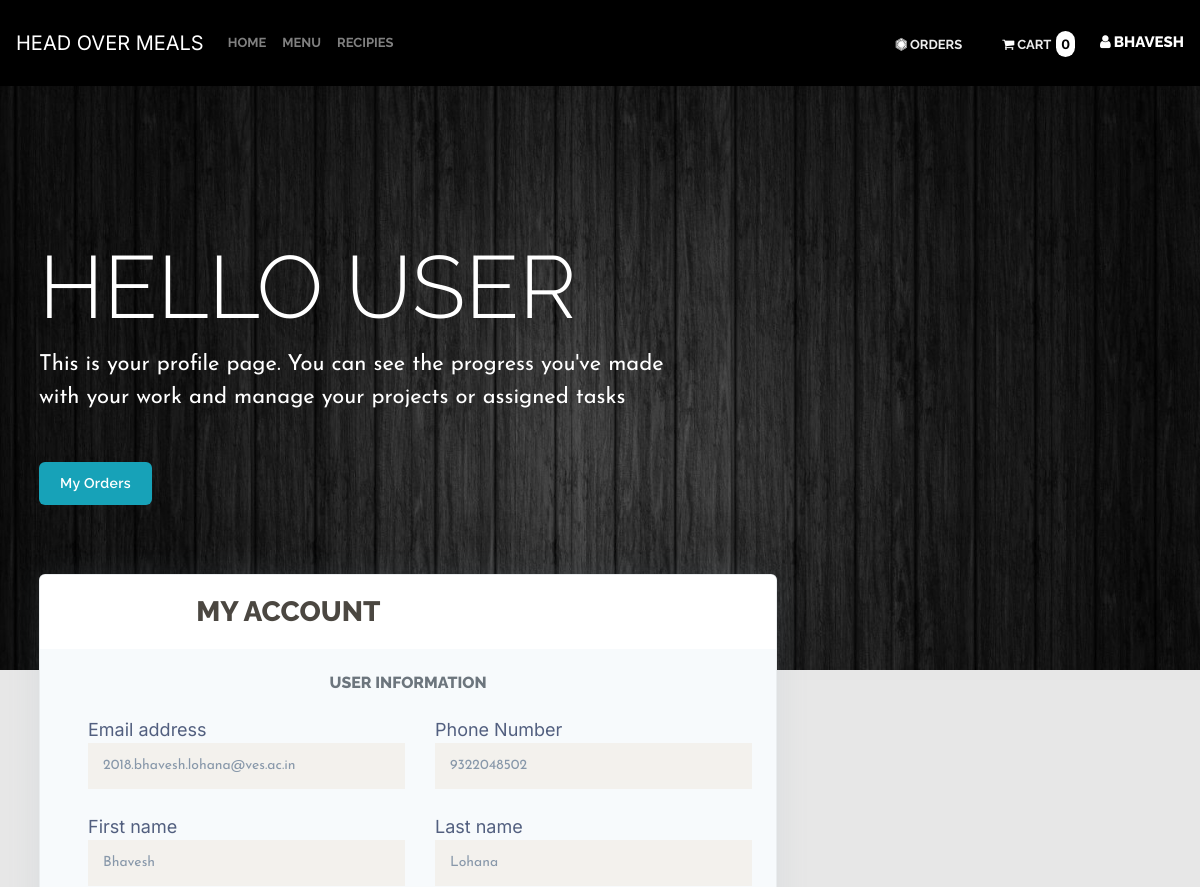
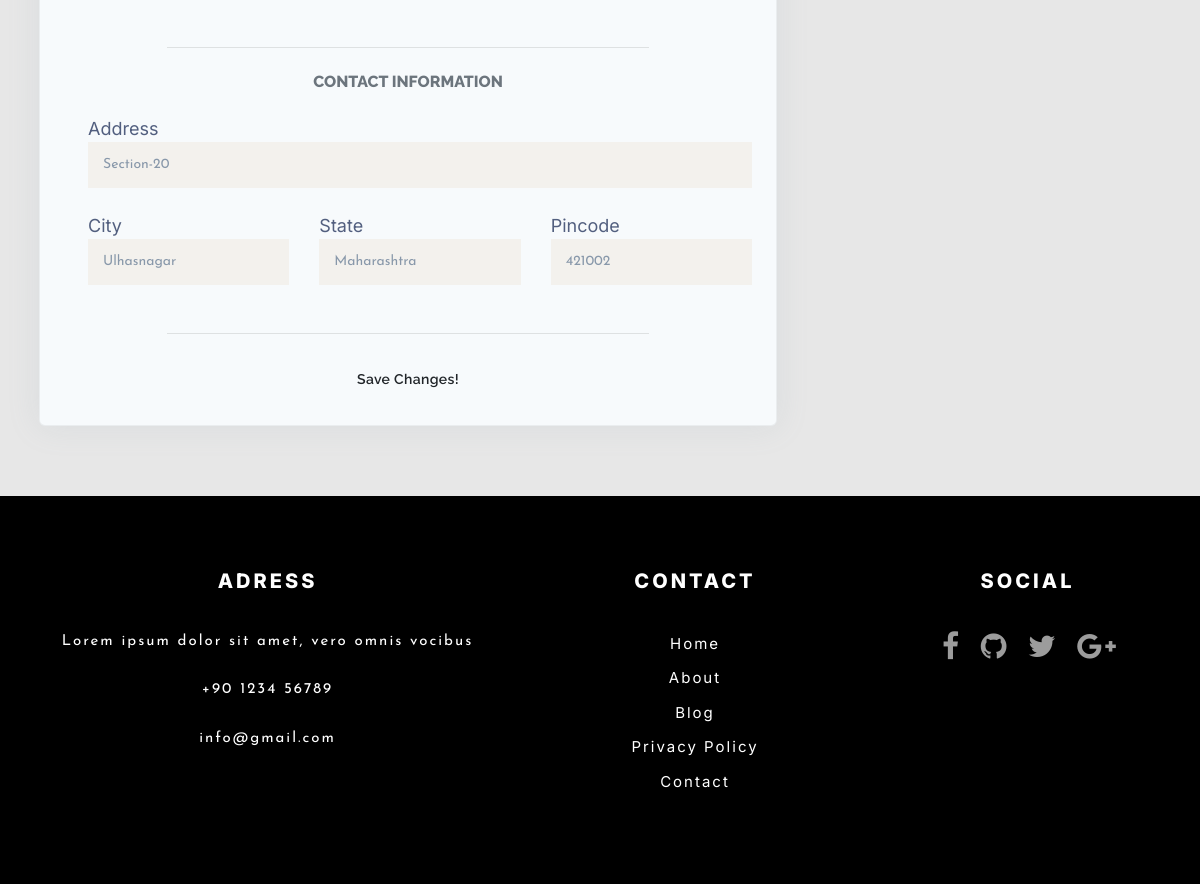
Page /profile.php (signed in) on the committed database (2 pictures, top to bottom).
### tables this page shows
CREATE TABLE `customer` (
  `c_id` int(5) NOT NULL,
  `c_email` varchar(40) NOT NULL,
  `c_password` varchar(15) NOT NULL,
  `c_fname` varchar(10) NOT NULL,
  `c_lname` varchar(10) NOT NULL,
  `c_street` varchar(25) NOT NULL,
  `c_city` varchar(25) NOT NULL,
  `c_state` varchar(25) NOT NULL,
  `c_pincode` int(6) NOT NULL,
  `c_phone_number` bigint(12) NOT NULL
);

### profile.php (the view, shortened to what this page needs)
<?php
$conn=mysqli_connect("localhost", "bhavesh", "test123", "foodorderingsite");
    $getQuery="SELECT * from customer where c_id='{$_SESSION["user_id"]}'";
    $result = mysqli_query($conn, $getQuery);
    $user = mysqli_fetch_array($result, MYSQLI_ASSOC);
?>
<!DOCTYPE html>
<html>
<head>
<link rel="stylesheet" href="css/dropdown.css">
    <link rel="stylesheet" type="text/css" href="css/styles.css">
    <link rel="stylesheet" href="https://maxcdn.bootstrapcdn.com/bootstrap/4.5.2/css/bootstrap.min.css">
    <link rel="stylesheet" href="https://stackpath.bootstrapcdn.com/font-awesome/4.7.0/css/font-awesome.min.css">
    <link rel="stylesheet" type="text/css" href="css/plugin.css">
    <link rel="stylesheet" type="text/css" href="css/main.css">
    <link rel="stylesheet" type="text/css" href="css/menu_main.css">
    <link rel="stylesheet" type="text/css" href="css/profile.css">
</head>
<body>
  <?php include('navbar.php'); ?>
  <div class="main-content" style="background-color: #e7e7e7;">
    <div class="header pb-8 pt-5 pt-lg-8 d-flex align-items-center" style="min-height: 600px; background-image: url('images/profileback.png'); background-size: cover; background-position: center top;">
      <div class="container-fluid d-flex align-items-center">
        <div class="row">
          <div class="col-lg-7 col-md-10">
            <h1 class="display-2 text-white" style="text-align: left;">Hello User</h1>
            <p class="text-white mt-0 mb-5">This is your profile page. You can see the progress you've made with your work and manage your projects or assigned tasks</p>
            <a href="order.php" class="btn btn-info">My Orders</a>
          </div>
        </div>
      </div>
    </div>
    <div class="container-fluid mt--7">
      <div class="row">
        <div class="col-xl-8 order-xl-1">
          <div class="card bg-secondary shadow">
            <div class="card-header bg-white border-0">
              <div class="row align-items-center">
                <div class="col-8">
                  <h3 class="mb-0">My account</h3>
                </div>
              </div>
            </div>
            <div class="card-body">
              <form method="POST" action="<?php echo $_SERVER['PHP_SELF']; ?>">
                <h6 class="heading-small text-muted mb-4">User information</h6>
                <div class="pl-lg-4">
                  <div class="row">
                    <div class="col-lg-6">
                      <div class="form-group">
                        <label class="form-control-label" for="input-email">Email address</label>
                        <input type="email" id="input-email" name="email" class="form-control form-control-alternative" value="<?php echo $user['c_email']; ?>">
                      </div>
                    </div>
                    <div class="col-lg-6">
                      <div class="form-group focused">
                        <label class="form-control-label" for="input-number">Phone Number</label>
                        <input type="number" id="input-number" name="number" class="form-control form-control-alternative" placeholder="Phone Number" value="<?php echo $user['c_phone_number']; ?>">
                      </div>
                    </div>
                  </div>
                  <div class="row">
                    <div class="col-lg-6">
                      <div class="form-group focused">
                        <label class="form-control-label" for="input-first-name">First name</label>
                        <input type="text" id="input-first-name" name="fname" class="form-control form-control-alternative" placeholder="First name" value="<?php echo $user['c_fname']; ?>">
                      </div>
                    </div>
                    <div class="col-lg-6">
                      <div class="form-group focused">
                        <label class="form-control-label" for="input-last-name">Last name</label>
                        <input type="text" id="input-last-name" name="lname" class="form-control form-control-alternative" placeholder="Last name" value="<?php echo $user['c_lname']; ?>">
                      </div>
                    </div>
                  </div>
                </div>
                <hr class="my-4">
                <h6 class="heading-small text-muted mb-4">Contact information</h6>
                <div class="pl-lg-4">
                  <div class="row">
                    <div class="col-md-12">
                      <div class="form-group focused">
                        <label class="form-control-label" for="input-address">Address</label>
                        <input id="input-address" name="street" class="form-control form-control-alternative" placeholder="Home Address" value="<?php echo $user['c_street']; ?>" type="text">
                      </div>
                    </div>
                  </div>
                  <div class="row">
                    <div class="col-lg-4">
                      <div class="form-group focused">
                        <label class="form-control-label" for="input-city">City</label>
                        <input type="text" id="input-city" name="city" class="form-control form-control-alternative" placeholder="City" value="<?php echo $user['c_city']; ?>">
                      </div>
                    </div>
                    <div class="col-lg-4">
                      <div class="form-group focused">
                        <label class="form-control-label" for="input-country">State</label>
                        <input type="text" id="input-country" name="state" class="form-control form-control-alternative" placeholder="State" value="<?php echo $user['c_state']; ?>">
                      </div>
                    </div>
                    <div class="col-lg-4">
                      <div class="form-group">
                        <label class="form-control-label" for="input-country">Pincode</label>
                        <input type="number" id="input-postal-code" name="pincode" class="form-control form-control-alternative" placeholder="Pincode" value="<?php echo $user['c_pincode']; ?>">
                      </div>
                    </div>
                  </div>
                </div>
                <hr class="my-4">
                <div class="text-center">
                  <a href="#"><button class="btn">Save Changes!</button></a>
                </div>
              </form>
            </div>
          </div>
        </div>
      </div>
    </div>
  </div>
  <?php include('footer.php'); ?>
</body>
</html>

### css/styles.css (style rules this page uses)
* { padding: 0; margin: 0; box-sizing: border-box; font-family: 'Inter', sans-serif; }
hr { width: 70%; margin: auto; border: 0; height: 1px; background-image: linear-gradient(to right, rgba(0, 0, 0, 0), rgba(0, 0, 0, 0.75), rgba(0, 0, 0, 0)); }

### css/main.css (style rules this page uses)
* { margin: 0px; padding: 0px; box-sizing: border-box; }
body, html { height: 100%; }
input { outline: none; border: none; }
label { margin: 0; display: block; }
button { outline: none !important; border: none; background: transparent; }
::placeholder { color: black; transition: all 1s; }

### css/menu_main.css (style rules this page uses)
body { height: 100%; overflow-y: scroll; -webkit-overflow-scrolling: touch }
h1, h2, h3, h4, h5, h6, .h1, .h2, .h3, .h4, .h5, .h6 { font-family: raleway, sans-serif; text-transform: uppercase; color: #4b4741; text-align: center; font-weight: 800 }
p { font-family: josefin sans, sans-serif; color: #828281; font-size: 22px }
a, a:hover { text-decoration: none }
html { text-rendering: optimizeLegibility!important; -webkit-font-smoothing: antialiased!important }
.form-group { font-family: josefin sans, sans-serif }
.form-group label { font-size: 18px; font-weight: 400 }
.form-group input, .form-group textarea { border-radius: 0; border: none!important; -webkit-box-shadow: none!important; -moz-box-shadow: none!important; box-shadow: none!important; background-color: #f3f1ed; padding: 10px 15px }
.btn { border-radius: 0; border: none; font-family: raleway, sans-serif; text-transform: uppercase; letter-spacing: 1px; font-weight: 700; padding: 10px 15px }
.main-content { padding: 70px 0 }
input, textarea { outline: 0 }
.slick-slide, .slick-list, .slick-active, button, input, textarea { outline: 0 }

### rows in the picture
customer: email "2018.bhavesh.lohana@ves.ac.in", number "9322048502", fname "Bhavesh", lname "Lohana", street "Section-20", city "Ulhasnagar", state "Maharashtra", pincode "421002"

### other values in the picture
$GLOBALS['count'] "0"
$_SESSION["user_name"] "BHAVESH"
